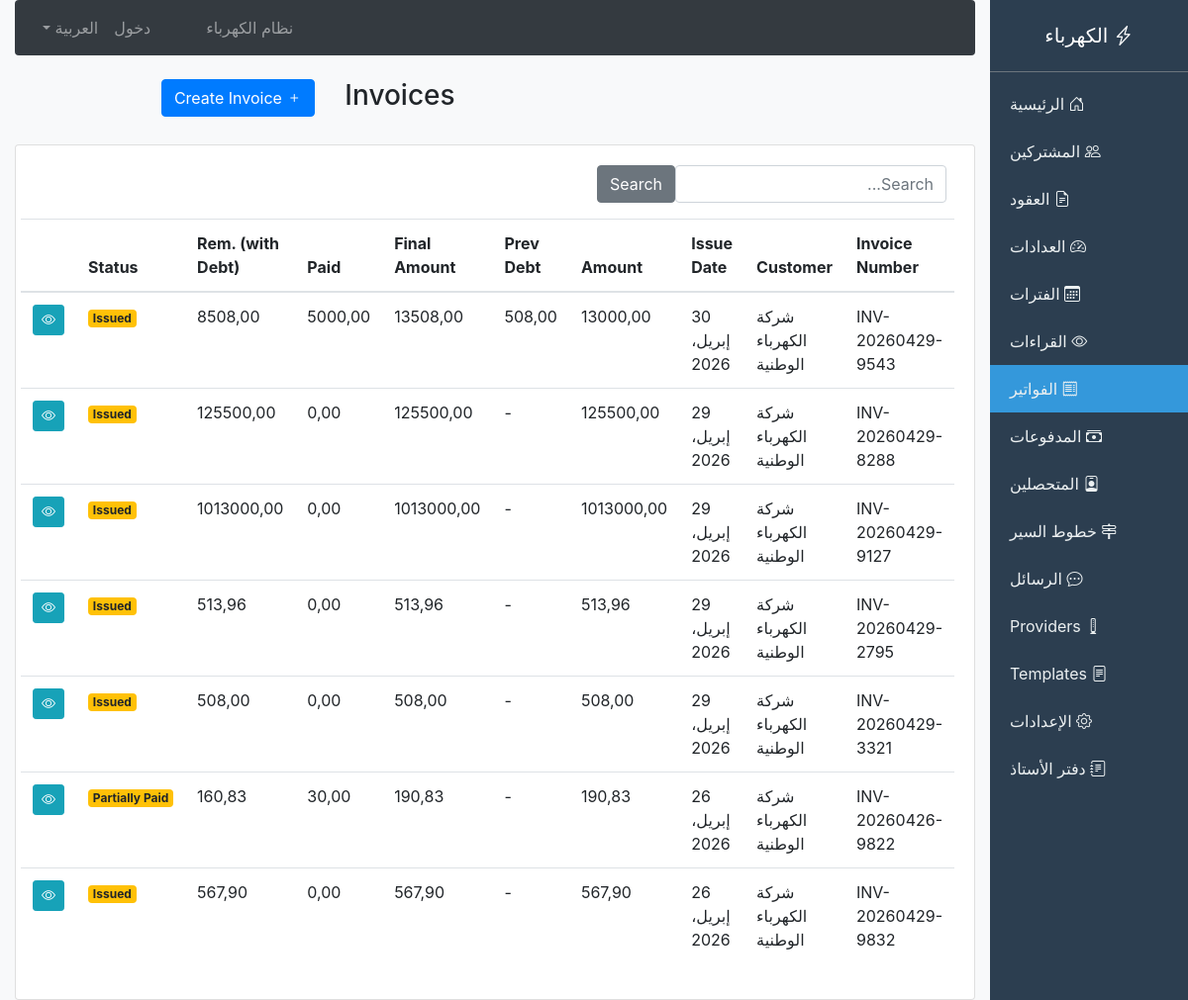
The app's page /billing/invoices/, older data.
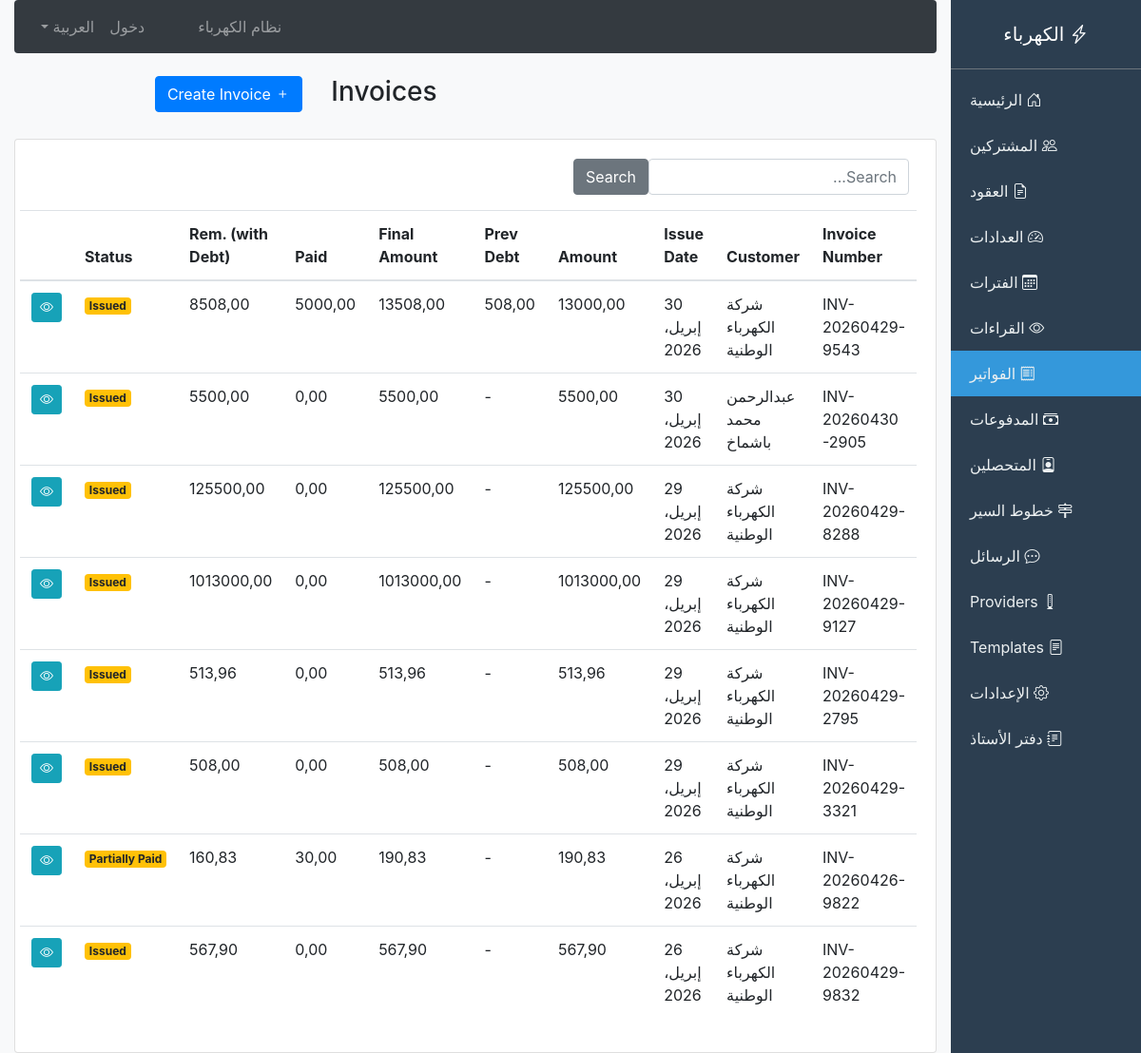
The same page, newer data.
### billing/models.py (models this page shows, shortened)
class Invoice(models.Model):
    class InvoiceStatus(models.TextChoices):
        DRAFT = 'draft', 'Draft'
        ISSUED = 'issued', 'Issued'
        PAID = 'paid', 'Paid'
        PARTIALLY_PAID = 'partially_paid', 'Partially Paid'
        OVERDUE = 'overdue', 'Overdue'
        CANCELLED = 'cancelled', 'Cancelled'
    invoice_number = models.CharField(max_length=50, unique=True)
    contract = models.ForeignKey(Contract, on_delete=models.CASCADE, related_name='invoices')
    subscription_type = models.ForeignKey('SubscriptionType', on_delete=models.SET_NULL, null=True, blank=True, related_name='invoices')
    reading = models.ForeignKey(MeterReading, on_delete=models.SET_NULL, null=True, blank=True)
    issue_date = models.DateField()
    due_date = models.DateField()
    total_amount = models.DecimalField(max_digits=12, decimal_places=2)
    previous_indebtedness = models.DecimalField(max_digits=12, decimal_places=2, default=0)
    paid_amount = models.DecimalField(max_digits=12, decimal_places=2, default=0)
    invoice_status = models.CharField(max_length=20, choices=InvoiceStatus.choices, default=InvoiceStatus.ISSUED)
    penalty_amount = models.DecimalField(max_digits=10, decimal_places=2, default=0)
    period = models.ForeignKey(BillingPeriod, on_delete=models.SET_NULL, null=True, blank=True, related_name='invoices')
    notes = models.TextField(blank=True)
    created_at = models.DateTimeField(auto_now_add=True)
    class Meta:
        ordering = ['-issue_date']
    @property
    def final_amount(self):
        return self.total_amount + self.previous_indebtedness
    @property
    def remaining_with_debt(self):
        return self.final_amount - self.paid_amount

class Contract(models.Model):
    class ContractStatus(models.TextChoices):
        ACTIVE = 'active', 'Active'
        SUSPENDED = 'suspended', 'Suspended'
        TERMINATED = 'terminated', 'Terminated'
        EXPIRED = 'expired', 'Expired'
    contract_number = models.CharField(max_length=50, unique=True, blank=True)
    customer = models.ForeignKey(Customer, on_delete=models.CASCADE, related_name='contracts')
    type = models.ForeignKey(SubscriptionType, on_delete=models.CASCADE)
    start_date = models.DateField(null=True, blank=True)
    end_date = models.DateField(null=True, blank=True)
    contract_status = models.CharField(max_length=20, choices=ContractStatus.choices, default=ContractStatus.ACTIVE)
    connection_load = models.DecimalField(max_digits=10, decimal_places=2, default=0, verbose_name='Connection Load (kW)')
    deposit_amount = models.DecimalField(max_digits=10, decimal_places=2, default=0)
    notes = models.TextField(blank=True, default='')
    created_by = models.ForeignKey(User, on_delete=models.SET_NULL, null=True, blank=True)
    created_at = models.DateTimeField(auto_now_add=True)
    class Meta:
        ordering = ['-created_at']

class Customer(models.Model):
    customer_number = models.CharField(max_length=50, unique=True, blank=True, default='')
    full_name_ar = models.CharField(max_length=150)
    full_name_en = models.CharField(max_length=150, blank=True, default='')
    national_id = models.CharField(max_length=50, blank=True, default='')
    mobile_phone = models.CharField(max_length=20, blank=True, default='')
    phone2 = models.CharField(max_length=20, blank=True, default='')
    email = models.EmailField(blank=True, default='')
    address = models.TextField(blank=True, default='')
    city = models.CharField(max_length=50, blank=True, default='')
    is_active = models.BooleanField(default=True)
    registration_date = models.DateField(auto_now_add=True)
    current_balance = models.DecimalField(max_digits=12, decimal_places=2, default=0)
    credit_limit = models.DecimalField(max_digits=12, decimal_places=2, default=0)
    notes = models.TextField(blank=True, default='')
    created_at = models.DateTimeField(auto_now_add=True)

### billing/views.py (the view)
# urls.py: path('invoices/', views.invoice_list, name='invoice_list'),
def invoice_list(request):
    invoices = Invoice.objects.select_related('contract__customer').order_by('-issue_date')
    query = request.GET.get('q')
    if query:
        invoices = invoices.filter(
            Q(invoice_number__icontains=query) |
            Q(contract__customer__full_name_ar__icontains=query)
        )
    paginator = Paginator(invoices, 25)
    page = request.GET.get('page')
    return render(request, 'billing/invoice_list.html', {
        'invoices': paginator.get_page(page),
    })

### billing/context_processors.py (called while the page is built)
def language_context(request):
    lang = getattr(request, 'session', {}).get('django_language', 'ar')
    if not lang:
        lang = 'ar'
    return {
        'LANGUAGE_CODE': lang,
        'LANGUAGE_NAME': 'العربية' if lang == 'ar' else 'English'
    }

### templates/billing/invoice_list.html (shortened to what this page needs)
{% extends 'billing/base.html' %}
{% block content %}
<div class="row mb-4">
    <div class="col-md-8">
        <h3>Invoices</h3>
    </div>
    <div class="col-md-4 text-right">
        <a href="{% url 'invoice_create' %}" class="btn btn-primary">
            <i class="bi bi-plus"></i> Create Invoice
        </a>
    </div>
</div>
<div class="card">
    <div class="card-body">
        <form method="get" class="form-inline mb-3">
            <input type="text" name="q" class="form-control mr-2" placeholder="Search..." value="{{ request.GET.q }}">
            <button type="submit" class="btn btn-secondary">Search</button>
        </form>
        <table class="table table-hover">
            <thead>
                <tr>
                    <th>Invoice Number</th>
                    <th>Customer</th>
                    <th>Issue Date</th>
                    <th>Amount</th>
                    <th>Prev Debt</th>
                    <th>Final Amount</th>
                    <th>Paid</th>
                    <th>Rem. (with Debt)</th>
                    <th>Status</th>
                    <th></th>
                </tr>
            </thead>
            <tbody>
                {% for invoice in invoices %}
                <tr>
                    <td>{{ invoice.invoice_number }}</td>
                    <td>{{ invoice.contract.customer.full_name_ar }}</td>
                    <td>{{ invoice.issue_date }}</td>
                    <td>{{ invoice.total_amount|floatformat:2 }}</td>
                    <td>{% if invoice.previous_indebtedness > 0 %}{{ invoice.previous_indebtedness|floatformat:2 }}{% else %}-{% endif %}</td>
                    <td>{{ invoice.final_amount|floatformat:2 }}</td>
                    <td>{{ invoice.paid_amount|floatformat:2 }}</td>
                    <td>{{ invoice.remaining_with_debt|floatformat:2 }}</td>
                    <td>
                        <span class="badge badge-{% if invoice.invoice_status == 'paid' %}success{% elif invoice.invoice_status == 'overdue' %}danger{% else %}warning{% endif %}">
                            {{ invoice.get_invoice_status_display }}
                        </span>
                    </td>
                    <td>
                        <a href="{% url 'invoice_detail' invoice.id %}" class="btn btn-sm btn-info">
                            <i class="bi bi-eye"></i>
                        </a>
                    </td>
                </tr>
                {% empty %}
                <tr>
                    <td colspan="10" class="text-center">No invoices</td>
                </tr>
                {% endfor %}
            </tbody>
        </table>
    </div>
</div>
{% endblock %}

### templates/billing/base.html (shortened to what this page needs)
<!DOCTYPE html>
<html lang="ar" dir="rtl">
<head>
    {% load bootstrap4 %}
    {% bootstrap_css %}
    <link rel="stylesheet" href="https://cdn.jsdelivr.net/npm/bootstrap-icons@1.11.0/font/bootstrap-icons.css">
</head>
<body class="bg-light">
    <div class="container-fluid">
        <div class="row">
            <nav class="col-md-2 d-none d-md-block sidebar p-0">
                <div class="text-center py-4 border-bottom border-secondary">
                    <h5 class="text-white mb-0"><i class="bi bi-lightning-charge"></i> الكهرباء</h5>
                </div>
                <div class="py-2">
                    <a href="{% url 'billing_index' %}" class="{% if request.path == '/billing/' %}active{% endif %}">
                        <i class="bi bi-house-door"></i> الرئيسية
                    </a>
                    <a href="{% url 'customer_list' %}" class="{% if '/billing/customers/' in request.path %}active{% endif %}">
                        <i class="bi bi-people"></i> المشتركين
                    </a>
                    <a href="{% url 'contract_list' %}" class="{% if '/billing/contracts/' in request.path %}active{% endif %}">
                        <i class="bi bi-file-earmark-text"></i> العقود
                    </a>
                    <a href="{% url 'meter_list' %}" class="{% if '/billing/meters/' in request.path %}active{% endif %}">
                        <i class="bi bi-speedometer2"></i> العدادات
                    </a>
                    <a href="{% url 'billing_period_list' %}" class="{% if '/billing/periods/' in request.path %}active{% endif %}">
                        <i class="bi bi-calendar3"></i> الفترات
                    </a>
                    <a href="{% url 'reading_list' %}" class="{% if '/billing/readings/' in request.path %}active{% endif %}">
                        <i class="bi bi-eye"></i> القراءات
                    </a>
                    <a href="{% url 'invoice_list' %}" class="{% if '/billing/invoices/' in request.path %}active{% endif %}">
                        <i class="bi bi-receipt"></i> الفواتير
                    </a>
                    <a href="{% url 'payment_list' %}" class="{% if '/billing/payments/' in request.path %}active{% endif %}">
                        <i class="bi bi-cash-stack"></i> المدفوعات
                    </a>
                    <a href="{% url 'collector_list' %}" class="{% if '/billing/collectors/' in request.path %}active{% endif %}">
                        <i class="bi bi-person-badge"></i> المتحصلين
                    </a>
                    <a href="{% url 'route_list' %}" class="{% if '/billing/routes/' in request.path %}active{% endif %}">
                        <i class="bi bi-signpost-2"></i> خطوط السير
                    </a>
                    <a href="{% url 'sms_list' %}" class="{% if '/billing/sms/' in request.path and request.path != '/billing/sms/providers/' and request.path != '/billing/sms/templates/' %}active{% endif %}">
                        <i class="bi bi-chat-dots"></i> الرسائل
                    </a>
                    <a href="{% url 'sms_provider_list' %}" class="{% if '/billing/sms/providers/' in request.path %}active{% endif %}">
                        <i class="bi bi-modem"></i> Providers
                    </a>
                    <a href="{% url 'sms_template_list' %}" class="{% if '/billing/sms/templates/' in request.path %}active{% endif %}">
                        <i class="bi bi-file-text"></i> Templates
                    </a>
                    <a href="{% url 'system_settings' %}" class="{% if '/billing/settings/' in request.path %}active{% endif %}">
                        <i class="bi bi-gear"></i> الإعدادات
                    </a>
                    <a href="{% url 'ledger_list' %}" class="{% if '/billing/ledger/' in request.path %}active{% endif %}">
                        <i class="bi bi-journal-text"></i> دفتر الأستاذ
                    </a>
                </div>
            </nav>
            <div class="col-md-10">
                <nav class="navbar navbar-expand-lg navbar-dark bg-dark rounded mb-4">
                    <div class="collapse navbar-collapse" id="navbarNav">
                        <ul class="navbar-nav mr-auto">
                            <li class="nav-item">
                                <a class="nav-link" href="{% url 'billing_index' %}">نظام الكهرباء</a>
                            </li>
                        </ul>
                        <ul class="navbar-nav">
                            {% if user.is_authenticated %}
                            <li class="nav-item">
                                <span class="nav-link">{{ user.username }}</span>
                            </li>
                            <li class="nav-item">
                                <a class="nav-link" href="{% url 'logout' %}">{% if LANGUAGE_CODE == 'ar' %}خروج{% else %}Logout{% endif %}</a>
                            </li>
                            {% else %}
                            <li class="nav-item">
                                <a class="nav-link" href="{% url 'login' %}">{% if LANGUAGE_CODE == 'ar' %}دخول{% else %}Login{% endif %}</a>
                            </li>
                            {% endif %}
                            <li class="nav-item dropdown">
                                <a class="nav-link dropdown-toggle" href="#" data-toggle="dropdown">
                                    {% if LANGUAGE_CODE == 'ar' %}العربية{% else %}English{% endif %}
                                </a>
                            </li>
                        </ul>
                    </div>
                </nav>
                {% block content %}{% endblock %}
            </div>
        </div>
    </div>
</body>
</html>

### templates/billing/base.html (style rules this page uses)
.sidebar { min-height: 100vh; background: #2c3e50; }
.sidebar a { color: #ecf0f1; padding: 12px 20px; display: block; text-decoration: none; border-radius: 0; }
.sidebar a.active { background: #3498db; }

Row changes from the older to the newer data that the page shows:
added Invoice: invoice_number "INV-20260430-2905", contract.customer.full_name_ar "عبدالرحمن محمد باشماخ", issue_date "30 إبريل، 2026", total_amount "5500,00", final_amount "5500,00", paid_amount "0,00", remaining_with_debt "5500,00", invoice_status "Issued"
